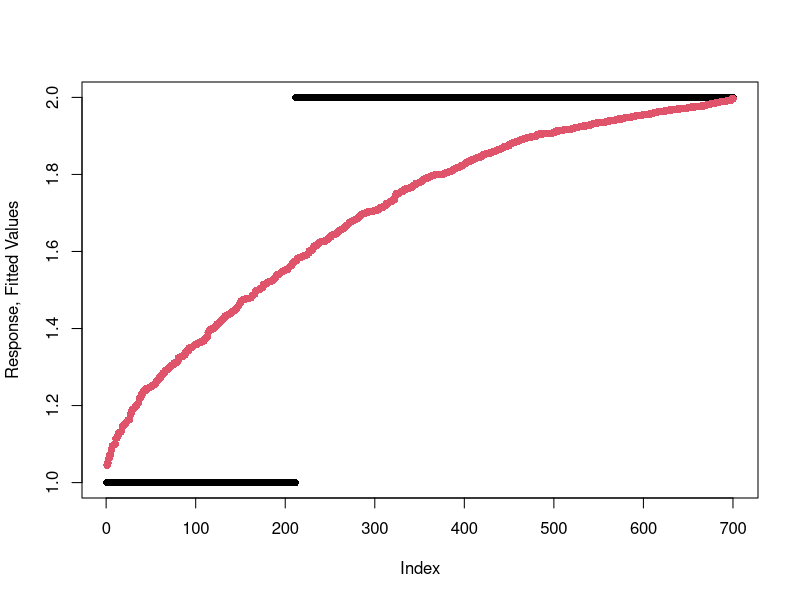
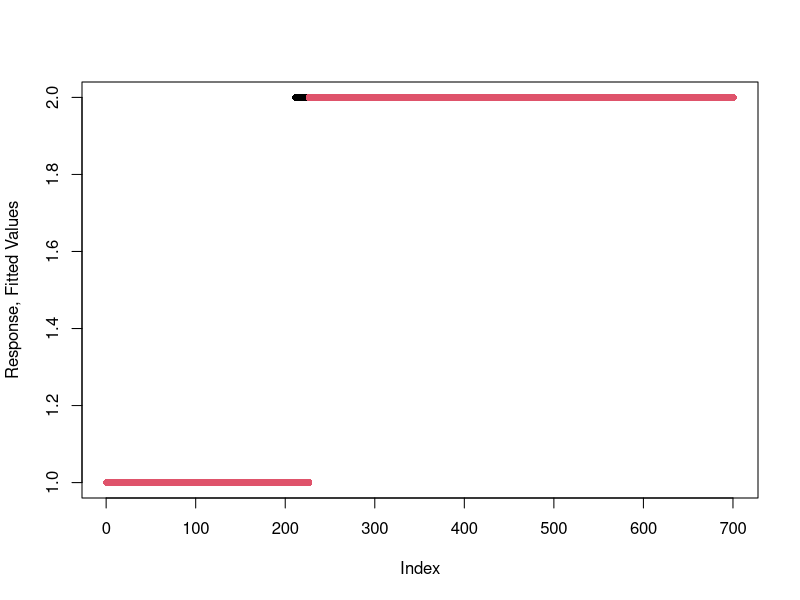
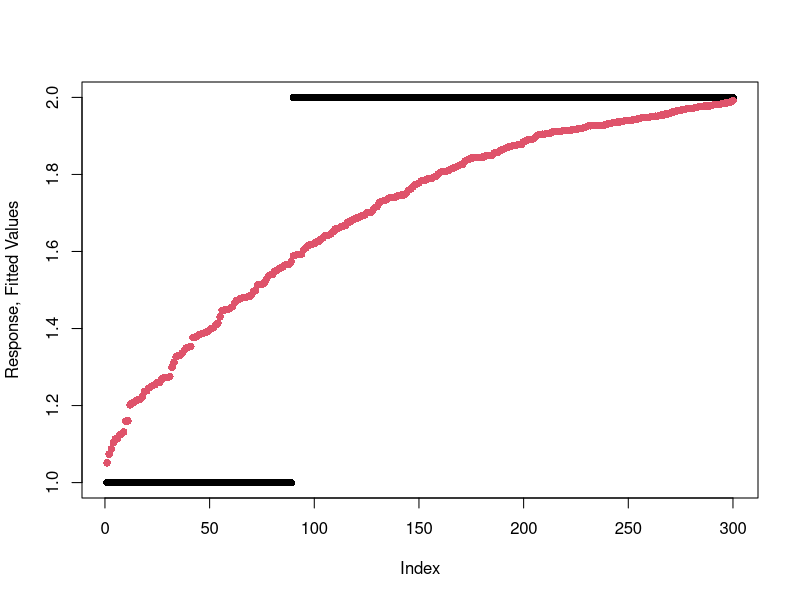
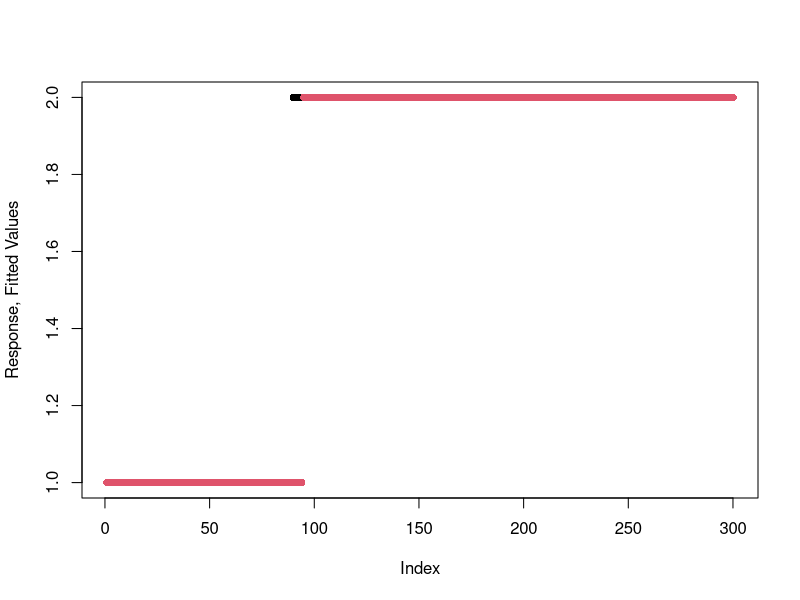

Reproduce these figures in R, in order. (Note: this script raises an error after producing the figures.)
## ---- chunk 1
knitr::opts_chunk$set(echo = TRUE)
## ---- chunk 2
library(caret)
data("GermanCredit")
mydata <- GermanCredit
set.seed(618)
index <- sample(1:nrow(mydata), size = 0.7 * nrow(mydata))
Train <- mydata[index, ]
Holdout <- mydata[-index, ]
head(index)
## ---- chunk 3
lr.train <- glm(Class ~ ., data = Train, family = binomial(link = logit))
summary(lr.train)
step(lr.train)

lr.best.train <- glm(Class ~ Duration + Amount + InstallmentRatePercentage + 
                       Age + Telephone + ForeignWorker + CheckingAccountStatus.lt.0 + 
                       CheckingAccountStatus.0.to.200 + CheckingAccountStatus.gt.200 +
                       CreditHistory.NoCredit.AllPaid + CreditHistory.ThisBank.AllPaid
                     + CreditHistory.PaidDuly + CreditHistory.Delay + Purpose.NewCar +
                       Purpose.Repairs + Purpose.Education +SavingsAccountBonds.lt.100
                     + SavingsAccountBonds.100.to.500 +SavingsAccountBonds.500.to.1000
                     + EmploymentDuration.4.to.7 + Personal.Male.Single +
                       OtherDebtorsGuarantors.None +OtherDebtorsGuarantors.CoApplicant
                     + OtherInstallmentPlans.Bank + Housing.Rent, data = Train, 
                     family = binomial(link = logit))

summary(lr.best.train)

lr.best.pred <- lr.best.train$fitted.values
par(mfrow=c(1,1))
matplot(1:length(Train$Class), cbind(sort(Train$Class), sort(lr.best.pred + 1)), 
        pch=16, xlab="Index", ylab="Response, Fitted Values")
lr.best.pred[lr.best.pred >= 0.6] = 1
lr.best.pred[lr.best.pred < 0.6] = 0
matplot(1:length(Train$Class), cbind(sort(Train$Class), sort(lr.best.pred + 1)), 
        pch=16, xlab="Index", ylab="Response, Fitted Values")
## ---- chunk 4
cm <- matrix(nrow = 2, ncol = 2)
colnames(cm) <- c("True.Good", "True.Bad")
rownames(cm) <- c("Pred.Good", "Pred.Bad")

true.predict <- cbind(true = as.integer(Train$Class) - 1, lr.best.pred)

cm[1,1] <- sum(true.predict[, 1] == 1 & true.predict[, 2] == 1)
cm[2,2] <- sum(true.predict[, 1] == 0 & true.predict[, 2] == 0)
cm[2,1] <- sum(true.predict[, 1] == 1 & true.predict[, 2] == 0)
cm[1,2] <- sum(true.predict[, 1] == 0 & true.predict[, 2] == 1)

cm
## ---- chunk 5
lr.best.holdout <- predict(lr.best.train, newdata = Holdout, type = "response")

par(mfrow=c(1,1))
matplot(1:length(Holdout$Class), cbind(sort(Holdout$Class), sort(lr.best.holdout + 1)), pch=16, xlab="Index", ylab="Response, Fitted Values")

lr.best.holdout[lr.best.holdout >= 0.6] = 1
lr.best.holdout[lr.best.holdout < 0.6] = 0

matplot(1:length(Holdout$Class), cbind(sort(Holdout$Class), sort(lr.best.holdout + 1)),pch=16, xlab="Index", ylab="Response, Fitted Values")

cm.holdout <- matrix(nrow = 2, ncol = 2)
colnames(cm.holdout) <- c("True.Good", "True.Bad")
rownames(cm.holdout) <- c("Pred.Good", "Pred.Bad")

true.predict.h <- cbind(true = as.integer(Holdout$Class) - 1, lr.best.holdout)

cm.holdout[1,1] <- sum(true.predict.h[, 1] == 1 & true.predict.h[, 2] == 1)
cm.holdout[2,2] <- sum(true.predict.h[, 1] == 0 & true.predict.h[, 2] == 0)
cm.holdout[2,1] <- sum(true.predict.h[, 1] == 1 & true.predict.h[, 2] == 0)
cm.holdout[1,2] <- sum(true.predict.h[, 1] == 0 & true.predict.h[, 2] == 1)

cm.holdout
## ---- chunk 6
lr.pred.train <- lr.best.pred
lr.pred.train[lr.pred.train == 1] = 'Good'
lr.pred.train[lr.pred.train == 0] = 'Bad'

lr.pred.test <- lr.best.holdout
lr.pred.test[lr.pred.test == 1] = 'Good'
lr.pred.test[lr.pred.test == 0] = 'Bad'

head(lr.pred.train)
head(lr.pred.test)

write.table(lr.pred.train, file ='/Users/JaneShi/Desktop/MSCA31008/Assignment5/lrPredTrain.csv', col.names = FALSE, row.names = FALSE)

write.table(lr.pred.test, file ='/Users/JaneShi/Desktop/MSCA31008/Assignment5/lrPredTest.csv', col.names = FALSE, row.names = FALSE)
